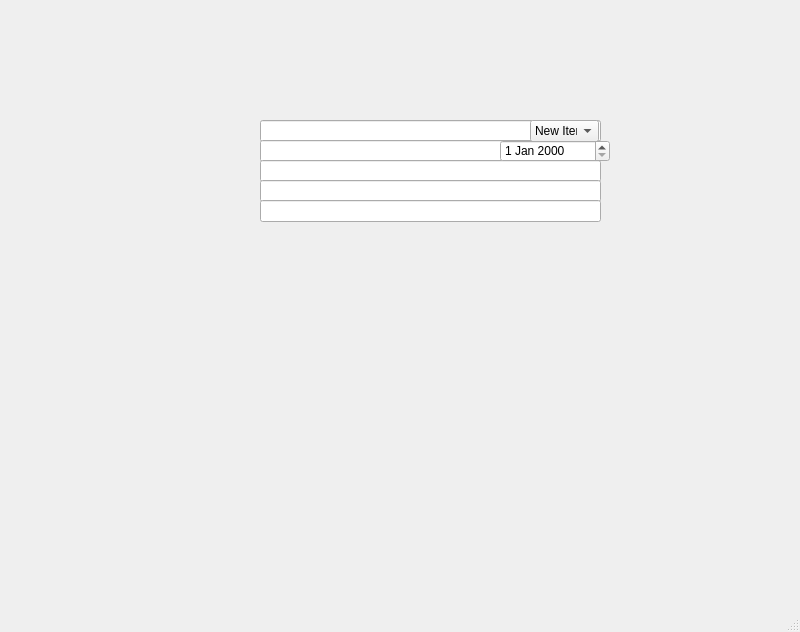
<?xml version="1.0" encoding="UTF-8"?>
<ui version="4.0">
 <class>MainWindow</class>
 <widget class="QMainWindow" name="MainWindow">
  <property name="geometry">
   <rect>
    <x>0</x>
    <y>0</y>
    <width>800</width>
    <height>632</height>
   </rect>
  </property>
  <property name="windowTitle">
   <string>MainWindow</string>
  </property>
  <widget class="QWidget" name="centralwidget">
   <widget class="QLineEdit" name="lineEdit">
    <property name="geometry">
     <rect>
      <x>260</x>
      <y>120</y>
      <width>341</width>
      <height>22</height>
     </rect>
    </property>
   </widget>
   <widget class="QLineEdit" name="lineEdit_2">
    <property name="geometry">
     <rect>
      <x>260</x>
      <y>140</y>
      <width>341</width>
      <height>22</height>
     </rect>
    </property>
   </widget>
   <widget class="QLineEdit" name="lineEdit_3">
    <property name="geometry">
     <rect>
      <x>260</x>
      <y>160</y>
      <width>341</width>
      <height>22</height>
     </rect>
    </property>
   </widget>
   <widget class="QLineEdit" name="lineEdit_4">
    <property name="geometry">
     <rect>
      <x>260</x>
      <y>180</y>
      <width>341</width>
      <height>22</height>
     </rect>
    </property>
   </widget>
   <widget class="QLineEdit" name="lineEdit_5">
    <property name="geometry">
     <rect>
      <x>260</x>
      <y>200</y>
      <width>341</width>
      <height>22</height>
     </rect>
    </property>
   </widget>
   <widget class="QComboBox" name="comboBox">
    <property name="geometry">
     <rect>
      <x>530</x>
      <y>120</y>
      <width>69</width>
      <height>22</height>
     </rect>
    </property>
    <item>
     <property name="text">
      <string>New Item</string>
     </property>
    </item>
    <item>
     <property name="text">
      <string>male</string>
     </property>
    </item>
    <item>
     <property name="text">
      <string>female</string>
     </property>
    </item>
   </widget>
   <widget class="QDateEdit" name="dateEdit">
    <property name="geometry">
     <rect>
      <x>500</x>
      <y>140</y>
      <width>110</width>
      <height>22</height>
     </rect>
    </property>
    <property name="dateTime">
     <datetime>
      <hour>12</hour>
      <minute>0</minute>
      <second>0</second>
      <year>2000</year>
      <month>1</month>
      <day>1</day>
     </datetime>
    </property>
   </widget>
  </widget>
  <widget class="QMenuBar" name="menubar">
   <property name="geometry">
    <rect>
     <x>0</x>
     <y>0</y>
     <width>800</width>
     <height>22</height>
    </rect>
   </property>
  </widget>
  <widget class="QStatusBar" name="statusbar"/>
 </widget>
 <resources/>
 <connections/>
</ui>
